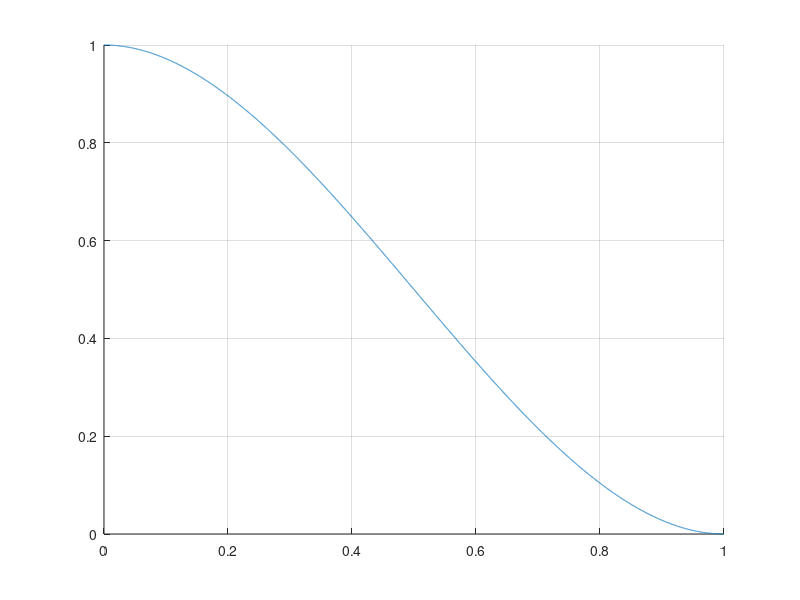

Here is the MATLAB script that generated this plot:
function plot_hermite_basis()
    figure;
    hold on;
    grid on;
                
    % Rango
    x = 0:0.0001:1;
                
    H0 = 2*x.^3 - 3*x.^2 +1 ;
    plot(x,H0);

    % Completar...
    
    hold off;
end 
